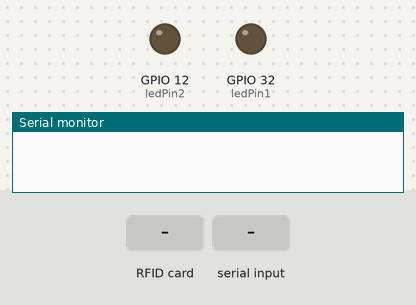
The sketch below on a simulated ESP32. On the bench: output pins drawn as LEDs (lit = HIGH), the last lines printed to the serial monitor. Dashed ring = blinking. Inputs (shaded band) come from the test bench.

Above: at 1.2 s.
1.3 s: RFID card 23 D3 3A 0A held to the reader
At 1.7 s:
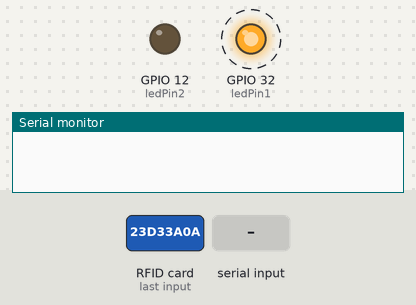
4.3 s: "SIM\n" received over Serial
5.8 s: RFID card 5E 7A 19 C4 held to the reader
At 6.2 s:
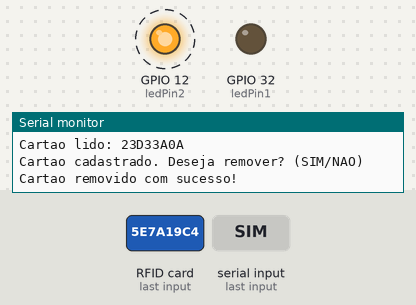
8.8 s: "sim\n" received over Serial
Timing chart, 0 to 11.3 s (numbered marks = the images above; inputs shaded):
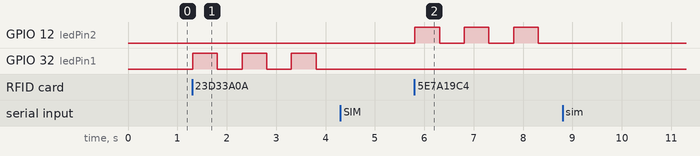

Measured:
- after the input at 1.3 s, GPIO 32 (ledPin1): alternates HIGH for 0.50 s and LOW for 0.50 s, starting at once
- after the input at 5.8 s, GPIO 12 (ledPin2): alternates HIGH for 0.50 s and LOW for 0.50 s, starting at once

The sketch:

sketch_apr20a.ino
```cpp
#include <SPI.h>
#include <MFRC522.h>

#define SS_PIN 21
#define RST_PIN 22

MFRC522 rfid(SS_PIN, RST_PIN);

int ledPin1 = 32;
int ledPin2 = 12;

String cartoes[6] = { "23D33A0A" };
int num_cartoes = 1;

void setup() {
  pinMode(ledPin1, OUTPUT);
  pinMode(ledPin2, OUTPUT);
  Serial.begin(9600);
  SPI.begin();
  rfid.PCD_Init();
}

void loop() {
  if (rfid.PICC_IsNewCardPresent() && rfid.PICC_ReadCardSerial()) {
    String conteudo = "";
    for (byte i = 0; i < rfid.uid.size; i++) {
      conteudo.concat(String(rfid.uid.uidByte[i] < 0x10 ? "0" : ""));
      conteudo.concat(String(rfid.uid.uidByte[i], HEX));
    }
    conteudo.toUpperCase();

    bool cartao_cadastrado = false;
    for (int i = 0; i < num_cartoes; i++) {
      if (conteudo == cartoes[i]) {
        cartao_cadastrado = true;
        digitalWrite(ledPin1, HIGH);
        delay(500);
        digitalWrite(ledPin1, LOW);
        delay(500);
        digitalWrite(ledPin1, HIGH);
        delay(500);
        digitalWrite(ledPin1, LOW);
        delay(500);
        digitalWrite(ledPin1, HIGH);
        delay(500);
        digitalWrite(ledPin1, LOW);
        break;
      }
    }
    if (!cartao_cadastrado) {
      digitalWrite(ledPin2, HIGH);
      delay(500);
      digitalWrite(ledPin2, LOW);
      delay(500);
      digitalWrite(ledPin2, HIGH);
      delay(500);
      digitalWrite(ledPin2, LOW);
      delay(500);
      digitalWrite(ledPin2, HIGH);
      delay(500);
      digitalWrite(ledPin2, LOW);


      // Verifica se ainda é possível cadastrar mais cartões
      if (num_cartoes < 6) {
        Serial.println("Deseja cadastrar este cartao? (SIM/NAO)");
        while (!Serial.available()) {}
        String resposta = Serial.readStringUntil('\n');
        if (resposta == "SIM" || resposta == "sim") {
          cartoes[num_cartoes] = conteudo;
          num_cartoes++;
          Serial.println("Cartao cadastrado com sucesso!");
        }
      }
    } else {
      Serial.println("Cartao lido: " + conteudo);
      Serial.println("Cartao cadastrado. Deseja remover? (SIM/NAO)");
      while (!Serial.available()) {}
      String resposta = Serial.readStringUntil('\n');
      if (resposta == "SIM" || resposta == "sim") {
        for (int i = 0; i < num_cartoes; i++) {
          if (conteudo == cartoes[i]) {
            for (int j = i; j < num_cartoes - 1; j++) {
              cartoes[j] = cartoes[j + 1];
            }
            num_cartoes--;
            Serial.println("Cartao removido com sucesso!");
            break;
          }
        }
      }
    }
    rfid.PICC_HaltA();
    rfid.PCD_StopCrypto1();
  }
}
```
